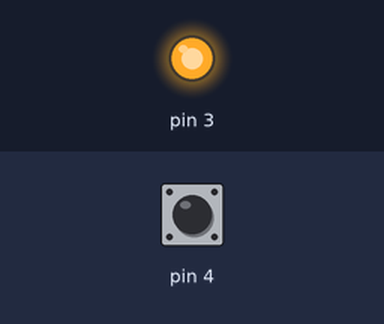
This sketch was run on a simulated Arduino Uno, built with avr-gcc and run on an emulated ATmega328P. Shown: output pins drawn as LEDs (lit = HIGH). Inputs (shaded band) come from the test bench; at power-on: pin 4 HIGH.

Above: at 1.2 s.
1.3 s: pin 4 pulled LOW for 0.15 s
At 2.2 s:
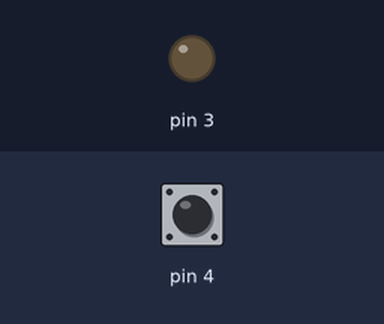
2.9 s: pin 4 pulled LOW for 1 s
At 3.5 s:
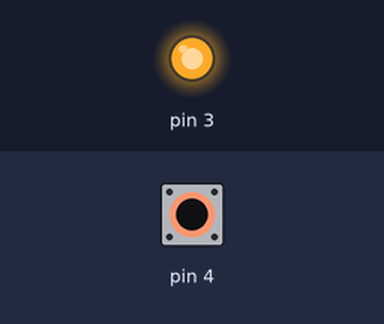
5.4 s: pin 4 pulled LOW for 3.2 s
At 6.7 s:
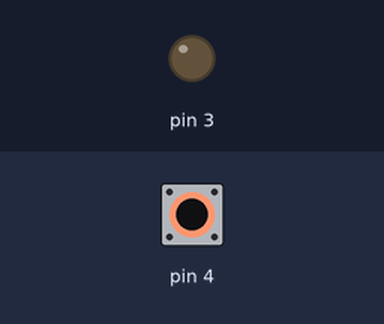
Timing chart, 0 to 8.4 s (numbered marks = the images above; inputs shaded):
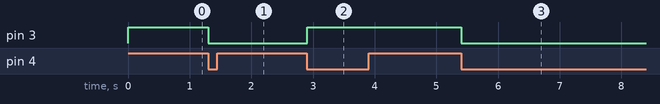

Measured:
- after the input at 1.3 s, pin 3: HIGH → LOW at once
- after the input at 2.9 s, pin 3: LOW → HIGH at once
- after the input at 5.4 s, pin 3: HIGH → LOW at once

The sketch:

test1.ino
```cpp
void setup(){
  pinMode(3,OUTPUT);//数字3设为输出
  pinMode(4,INPUT_PULLUP);//数字4设为输入上拉（无输入时为高电平）
  digitalWrite(3,HIGH);//初始化LED灯为点亮状态
}
void loop(){
  if (digitalRead(4)==LOW)//检测到开关按下
  {
    digitalWrite(3,!digitalRead(3));//改变LED状态
    while (digitalRead(4)==LOW)//等待开关松开
    {delay(10);}
  }
  delay(10);//控制循环频率
}
```
